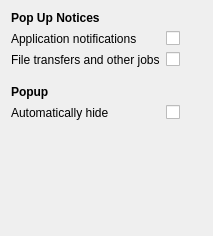
<?xml version="1.0" encoding="UTF-8"?>
<ui version="4.0">
 <class>NotificationsConfig</class>
 <widget class="QWidget" name="ProtocolsConfig">
  <property name="geometry">
   <rect>
    <x>0</x>
    <y>0</y>
    <width>213</width>
    <height>236</height>
   </rect>
  </property>
  <layout class="QFormLayout" name="formLayout">
   <property name="fieldGrowthPolicy">
    <enum>QFormLayout::ExpandingFieldsGrow</enum>
   </property>
   <item row="0" column="0" colspan="2">
    <widget class="QLabel" name="label_2">
     <property name="font">
      <font>
       <weight>75</weight>
       <bold>true</bold>
      </font>
     </property>
     <property name="text">
      <string>Pop Up Notices</string>
     </property>
    </widget>
   </item>
   <item row="2" column="0">
    <widget class="QLabel" name="label_4">
     <property name="text">
      <string>Application notifications</string>
     </property>
     <property name="buddy">
      <cstring>showNotifications</cstring>
     </property>
    </widget>
   </item>
   <item row="2" column="1">
    <widget class="QCheckBox" name="showNotifications">
     <property name="text">
      <string/>
     </property>
    </widget>
   </item>
   <item row="4" column="0">
    <widget class="QLabel" name="label_5">
     <property name="text">
      <string>File transfers and other jobs</string>
     </property>
     <property name="buddy">
      <cstring>showJobs</cstring>
     </property>
    </widget>
   </item>
   <item row="4" column="1">
    <widget class="QCheckBox" name="showJobs">
     <property name="text">
      <string/>
     </property>
    </widget>
   </item>
   <item row="8" column="0">
    <spacer name="verticalSpacer">
     <property name="orientation">
      <enum>Qt::Vertical</enum>
     </property>
     <property name="sizeType">
      <enum>QSizePolicy::Fixed</enum>
     </property>
     <property name="sizeHint" stdset="0">
      <size>
       <width>20</width>
       <height>6</height>
      </size>
     </property>
    </spacer>
   </item>
   <item row="9" column="0" colspan="2">
    <widget class="QLabel" name="label_3">
     <property name="font">
      <font>
       <weight>75</weight>
       <bold>true</bold>
      </font>
     </property>
     <property name="text">
      <string>Popup</string>
     </property>
    </widget>
   </item>
   <item row="10" column="1">
    <widget class="QCheckBox" name="autoHide">
     <property name="text">
      <string/>
     </property>
    </widget>
   </item>
   <item row="10" column="0">
    <widget class="QLabel" name="label_10">
     <property name="text">
      <string>Automatically hide</string>
     </property>
     <property name="buddy">
      <cstring>autoHide</cstring>
     </property>
    </widget>
   </item>
  </layout>
 </widget>
 <resources/>
 <connections/>
</ui>
